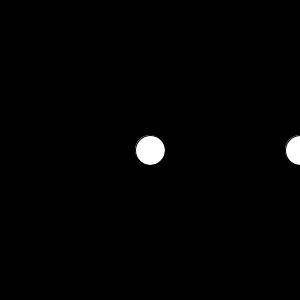
Frame 1 (no input)
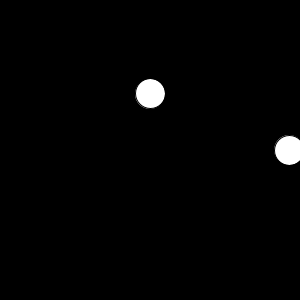
Frame 60 (the mouse pressed at the canvas centre just before this capture)
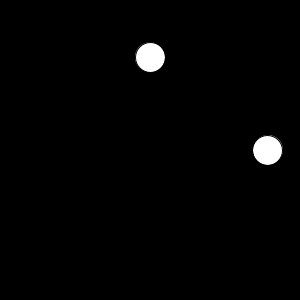
Frame 120 (the mouse held since frame 60 and released just before this capture)

The Processing sketch that drew these frames (run headless with seeded random() and noise(); from frame 60 on, the mouse is pressed at the canvas centre):

// Processing sketch: ex04_07
// ── ex04_07.pde
// 두 개의 원이 상하 및 좌우 진동

float theta = 0.0;

void setup() {
  size(300, 300);
}

void draw() {
  background(0);
  float x = width/2 + width/2 * cos(theta);
  float y = height/2 + height/2 * sin(theta);
  ellipse(x, height/2, 30, 30);
  ellipse(width/2, y, 30, 30);
  theta += 0.1;
}
